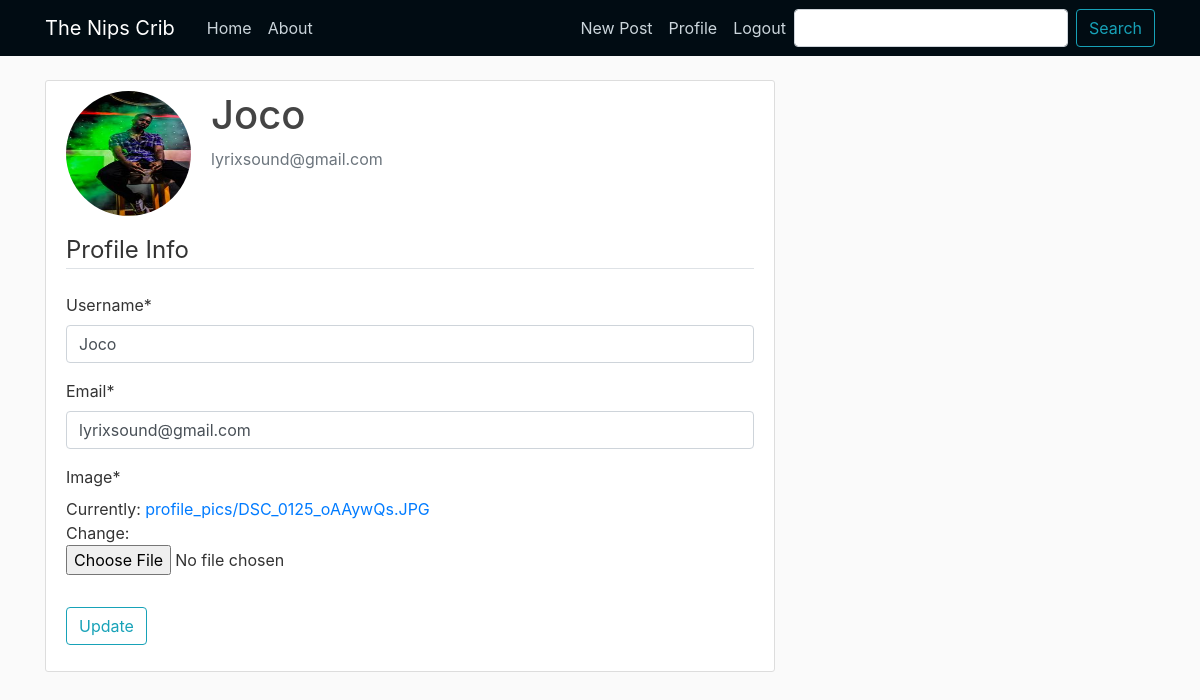
/profile/ (signed in), run on the app's committed database.
### users/models.py (models this page shows, shortened)
class User(AbstractBaseUser):
    email = models.EmailField(verbose_name="email", max_length=60, unique=True)
    username = models.CharField(max_length=30, unique=True)
    date_joined = models.DateTimeField(verbose_name='date_joined', auto_now_add=True)
    last_login = models.DateTimeField(verbose_name='last_login', auto_now=True)
    is_admin = models.BooleanField(default=False)
    is_active = models.BooleanField(default=True)
    is_staff = models.BooleanField(default=False)
    is_superuser = models.BooleanField(default=False)
    USERNAME_FIELD = 'email'
    REQUIRED_FIELDS = ['username']
    objects = MyAccountManager()

class Profile(models.Model):
    user = models.OneToOneField(User, on_delete=models.CASCADE)
    image = models.ImageField(default='default.jpg', upload_to='profile_pics')

### users/views.py (the view)
# urls.py: path('profile/', user_views.profile, name='profile'),
@login_required
def profile(request):
    if request.method == 'POST':
        u_form = UserUpdateForm(request.POST, instance=request.user)
        p_form = ProfileUpdateForm(request.POST, request.FILES, instance=request.user.profile)
        if u_form.is_valid() and p_form.is_valid():
            u_form.save()
            p_form.save()
            messages.success(request, f'Your account has been updated')
            return redirect('profile')
    else:
        u_form = UserUpdateForm(instance=request.user)
        p_form = ProfileUpdateForm(instance=request.user.profile)
    context = {
        'u_form': u_form,
        'p_form': p_form
        }
    return render(request, 'users/profile.html', context)

### users/forms.py
class UserUpdateForm(forms.ModelForm):
    email = forms.EmailField()
    class Meta:
        model = User
        fields = ['username', 'email']

class ProfileUpdateForm(forms.ModelForm):
    class Meta:
        model = Profile
        fields = ['image']

### users/templates/users/profile.html (shortened to what this page needs)
{% extends "blog/base.html" %}
{% load crispy_forms_tags %}
{% block content %}
    <div class="content-section">
        <div class="media">
        <img class="rounded-circle account-img" src="{{ user.profile.image.url }}">
        <div class="media-body">
            <h2 class="account-heading">{{ user.username }}</h2>
            <p class="text-secondary">{{ user.email }}</p>
        </div>
        </div>
        <form method="POST" enctype="multipart/form-data">
            <fieldset class="form-group">
                <legend class="border-bottom mb-4">Profile Info</legend>
                {{ u_form|crispy }}
                {{ p_form|crispy }}
            </fieldset>
            <div class="form-group">
                <button class="btn btn-outline-info" type="submit">Update</button>
            </div>
        </form>
    </div>
{% endblock content %}

### blog/static/blog/main.css (style rules this page uses)
body { background: #fafafa; color: #333333; margin-top: 5rem; }
h1, h2, h3, h4, h5, h6 { color: #444444; }
.content-section { background: #ffffff; padding: 10px 20px; border: 1px solid #dddddd; border-radius: 3px; margin-bottom: 20px; }
.account-img { height: 125px; width: 125px; margin-right: 20px; margin-bottom: 16px; }
.account-heading { font-size: 2.5rem; }

### data on the page
User: profile.image (picture), username "Joco", email "lyrixsound@gmail.com"
